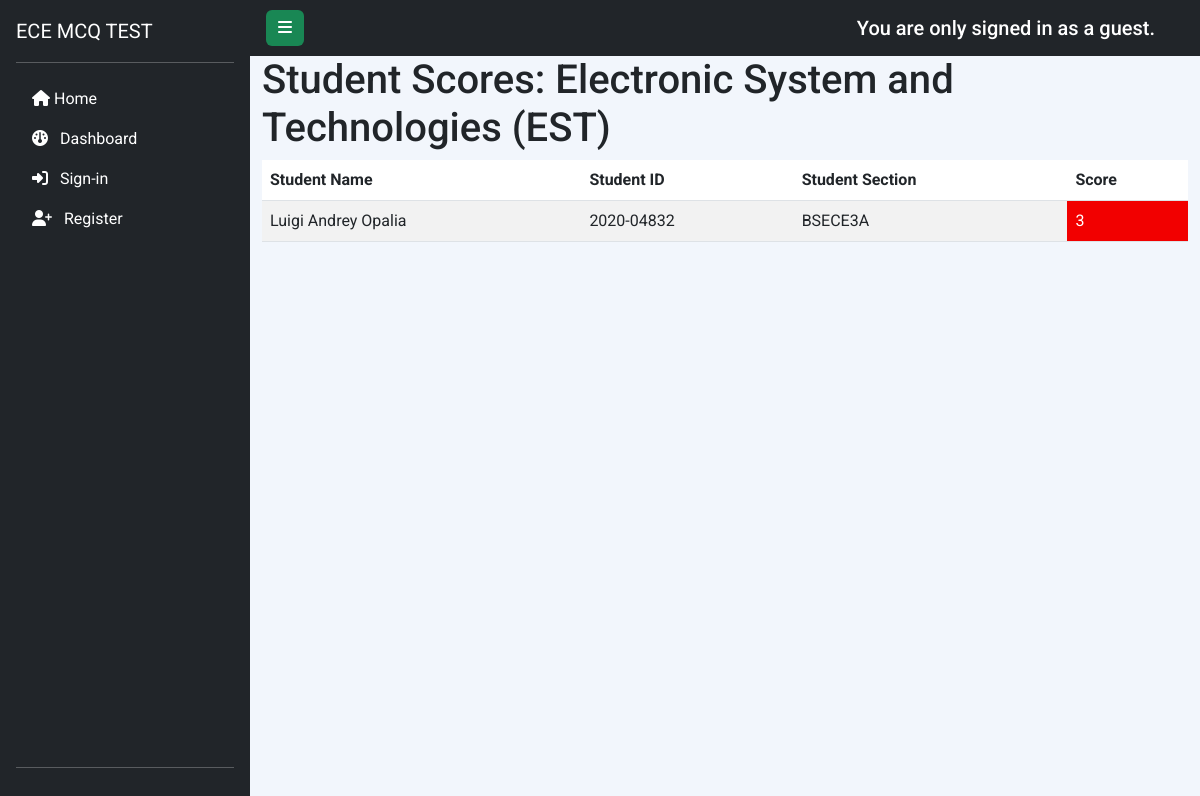
The app's page /student_scores/1 with its own data.
### app.py (models this page shows)
class Subject(db.Model):
    id = db.Column(db.Integer, primary_key=True)
    name = db.Column(db.String(100))
    date_added = db.Column(db.DateTime, default=datetime.utcnow)
    questions = db.relationship('Question', backref='subject', cascade='all, delete-orphan')

class User(db.Model, UserMixin):
    id = db.Column(db.Integer, primary_key="True")
    evsu_mail = db.Column(db.String(100), unique=True)
    student_id =db.Column(db.String(100))
    full_name = db.Column(db.String(100))
    age = db.Column(db.String(100))
    year_section = db.Column(db.String(100))
    password = db.Column(db.String(100))

### app.py (the view)
@app.route('/student_scores/<int:subject_id>')
def student_scores(subject_id):
    subject = Subject.query.get(subject_id)
    total_questions = len(subject.questions)
    students_scores = {}
    for user in User.query.all():
        user_scores = UserScore.query.filter_by(stud_name=f'{user.full_name}', subject_id=subject_id).all()
        if user_scores:
            total_score = sum(score.score for score in user_scores)
            num_attempts = len(user_scores)
            percentage_correct = (total_score / (total_questions * num_attempts)) * 100
            if percentage_correct == 100:
                color = 'green'
            elif percentage_correct >= 75:
                color = 'blue'
            else:
                color = 'red'
            students_scores[user.id] = {
                'full_name': user.full_name,
                'student_id': user.student_id,
                'year_section': user.year_section,
                'score': total_score,
                'color': color,
            }
    return render_template('student_scores.html', subject=subject, students_scores=students_scores)

### templates/student_scores.html
{% extends "layout.html" %}
{% block content %}
    <div class="container">
        <h1>Student Scores: {{ subject.name }}</h1>
        <table class="table table-striped">
            <thead>
                <tr>
                    <th>Student Name</th>
                    <th>Student ID</th>
                    <th>Student Section</th>
                    <th>Score</th>
                </tr>
            </thead>
            <tbody>
                {% for student_id, student in students_scores.items() %}
                    <tr>
                        <td>{{ student.full_name }}</td>
                        <td>{{ student.student_id }}</td>
                        <td>{{ student.year_section }}</td>
                        <td style="color:white; background-color: {{ student.color }}">{{ student.score }}</td>
                    </tr>
                {% endfor %}
            </tbody>
        </table>
    </div>
{% endblock %}

### static/style.css (style rules this page uses)
* { margin: 0; padding: 0; box-sizing: border-box; }
body { min-height: 100vh; font-family: 'Roboto', sans-serif; font-weight: 400; background-color:#f2f6fc; }

### records on screen
Subject: name "Electronic System and Technologies (EST)"
User: full_name "Luigi Andrey Opalia", student_id "2020-04832", year_section "BSECE3A"

### other values on screen
{{ student.score }} "3"
